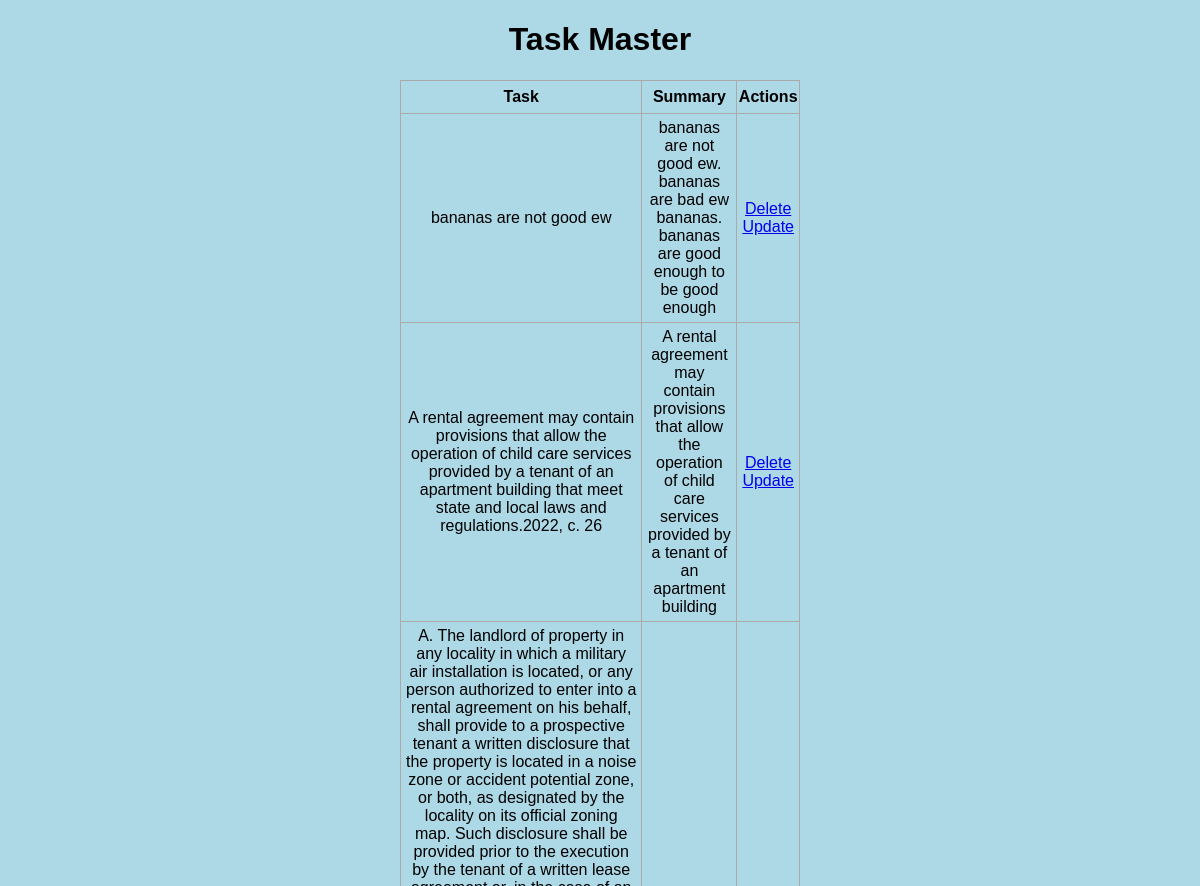
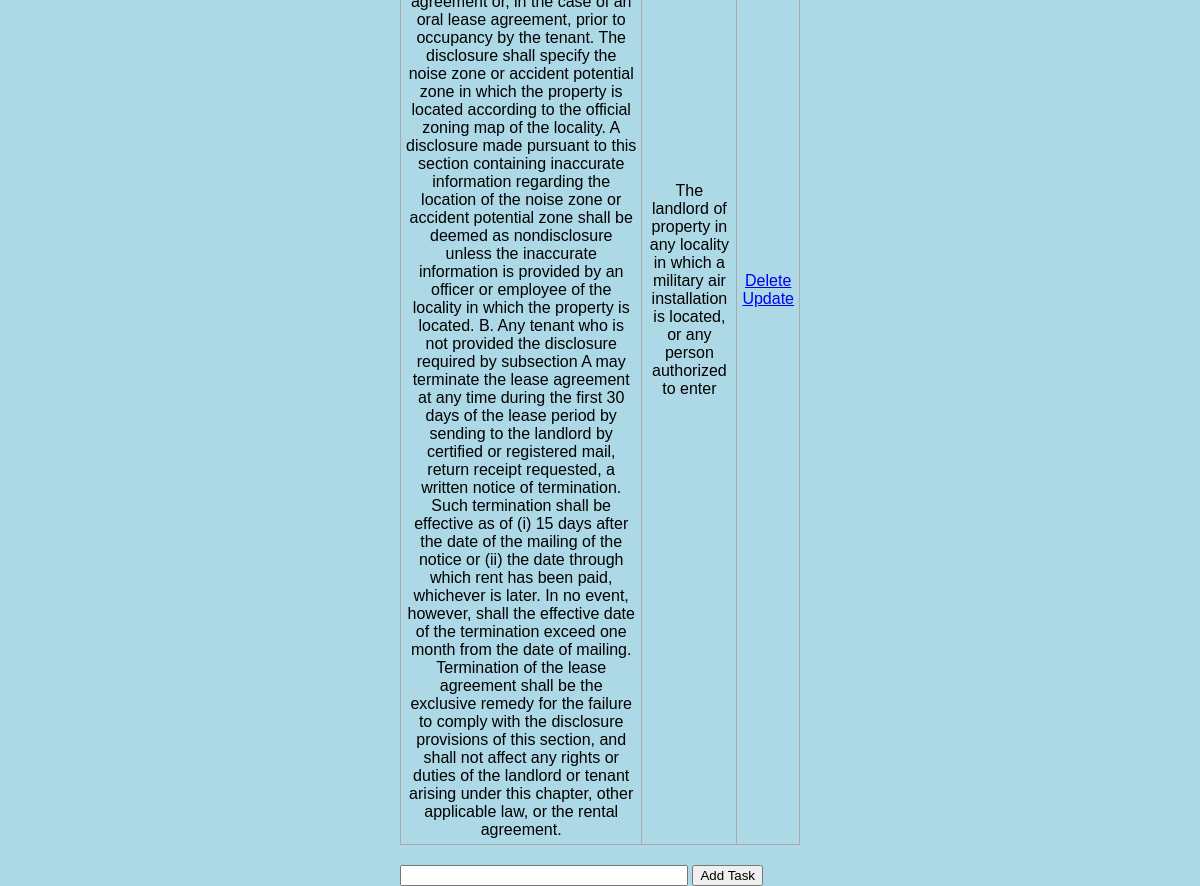
The page / on the database its author committed (2 pictures, top to bottom).
### app.py (models this page shows, shortened)
class Todo(db.Model): # Define a Todo model for the SQLAlchemy ORM
    id = db.Column(db.Integer, primary_key=True) # Define the 'id' column as an integer and primary key
    content = db.Column(db.String(200), nullable=False) # Define the 'content' column as a string with a maximum length of 200 characters, cannot be null
    content_summary = db.Column(db.String(200), default="hi")#nullable=False) # instead of date_created, we will do a summary of the content

### app.py (the view)
@app.route('/', methods=['POST', 'GET']) # Define the index route, which supports both POST and GET methods
def index():
    if request.method == 'POST': # If the method is POST, add a new task
        task_content = request.form['content'] # Retrieve the task content from the form data
        summarizer = pipeline("summarization") # load the model
        content_summary_from_model = summarizer(task_content, min_length=10, max_length=25,
           clean_up_tokenization_spaces=True)[0]['summary_text']
        new_task = Todo(content=task_content, content_summary=content_summary_from_model) # Create a new Todo object with the task content
        try:
            db.session.add(new_task) # Add the new task to the database session and commit
            db.session.commit()
            return redirect('/') # Redirect to the home page after adding the task
        except:
            return 'There was an issue adding your task' # Return an error message if there's an issue adding the task
    else: # If the method is GET, display current tasks
        tasks = Todo.query.all()
        return render_template('index.html', tasks=tasks) # Render the index template with the list of tasks

### templates/index.html (shortened to what this page needs)
{% extends 'base.html' %}
{% block body %}
<div class="content">
    <h1 style="text-align: center">Task Master</h1>
    {% if tasks|length < 1 %}
    <h4 style="text-align: center">There are no tasks. Create one below!</h4>
    {% else %}
    <table>
        <tr>
            <th>Task</th>
            <th>Summary</th>
            <th>Actions</th>
        </tr>
        {% for task in tasks %}
            <tr>
                <td>{{ task.content }}</td>
                <td>{{ task.content_summary }}</td>
                <td>
                    <a href="/delete/{{task.id}}">Delete</a>
                    <br>
                    <a href="/update/{{task.id}}">Update</a>
                </td>
            </tr>
        {% endfor %}
    </table>
    {% endif %}
    <div class="form">
        <form action="/" method="POST">
            <input type="text" name="content" id="content">
            <input type="submit" value="Add Task">
        </form>
    </div>
</div>
{% endblock %}

### templates/base.html (shortened to what this page needs)
<!DOCTYPE html>
<html lang="en">
<head>
    <link rel="stylesheet" href="{{ url_for('static', filename='css/main.css') }}">
</head>
<body>
    {% block body %}{% endblock %}
</body>
</html>

### static/css/main.css (style rules this page uses)
body, html { margin: 0; font-family: sans-serif; background-color: lightblue; }
.content { margin: 0 auto; width: 400px; }
table, td, th { border: 1px solid #aaa; }
table { border-collapse: collapse; width: 100%; }
th { height: 30px; }
td { text-align: center; padding: 5px; }
.form { margin-top: 20px; }
#content { width: 70%; }

### rows shown on the page
Todo: content "bananas are not good ew", content_summary "bananas are not good ew. bananas are bad ew bananas. bananas are good enough to be good enough"
Todo: content "A rental agreement may contain provisions that allow the operation of child care services provided by a tenant of an apartment building that meet state and local laws and regulations.2022, c. 26", content_summary "A rental agreement may contain provisions that allow the operation of child care services provided by a tenant of an apartment building"
Todo: content "A. The landlord of property in any locality in which a military air installation is located, or any person authorized to enter into a rental agreement on his behalf, shall provide to a prospective tenant a written disclosure that the property is located in a noise zone or accident potential zone, or both, as designated by the locality on its official zoning map. Such disclosure shall be provided prior to the execution by the tenant of a written lease agreement or, in the case of an oral lease agreement, prior to occupancy by the tenant. The disclosure shall specify the noise zone or accident potential zone in which the property is located according to the official zoning map of the…", content_summary "The landlord of property in any locality in which a military air installation is located, or any person authorized to enter"
